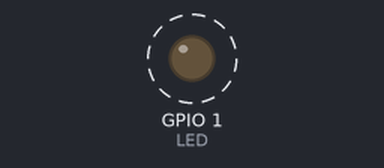
The sketch below on a simulated ESP8266 (NodeMCU). On the bench: output pins drawn as LEDs (lit = HIGH). Dashed ring = blinking. WiFi joins after 1.5 s; servers stay silent unless stated; no MQTT or app messages arrive unless stated.

Above: at 3.7 s.
Timing chart, 0 to 6.5 s (numbered marks = the images above):
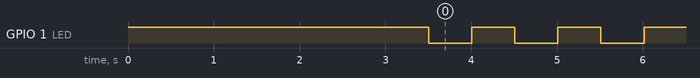

The sketch:

main-tank-level-sensor-sr04m-2-test.ino
```cpp
/*
*****************************************************
* Water level sensor using SR04M-2 - Pilot 13-Mar-2022
*****************************************************
*/
#include <PubSubClient.h>
#include <ESP8266WiFi.h>
#include <SoftwareSerial.h>

#define ITERATIONS     5 // Number of iterations.
#define TRIGGER_PIN    2 // Arduino pin tied to trigger pin on ping sensor.
#define ECHO_PIN       3 // Arduino pin tied to echo pin on ping sensor.
#define MAX_DISTANCE 200 // Maximum distance (in cm) to ping.
#define PING_INTERVAL 33 // Milliseconds between sensor pings (29ms is about the min to avoid cross-sensor echo).


// WiFI/MQTT Configuration Setup

#define MQTT_SERVER "atgl.udayakumarn.in"

const char* ssid = "atgl-s24-wifi-hotspot";
const char* password = "uday1-mifi";


const char* controlTopic = "/ATGL/main-tank-level";
const char* confirmTopic = "/ATGL/confirm";
const char* stTankId     = "main-tank-level";
const char* stSSID      = "borepump/ssid";
const char* stMQTT      = "borepump/mqtt";

static int   ReconnectTrials = 0;

#define WIFI_RECONNECT_DELAY 15000
#define MQTT_RECONNECT_DELAY 30000
#define TANK_TEST_FREQUENCY  15000
#define TRIG_PIN 2
#define ECHO_PIN 3

// GPIO-2 > TRIGGER | GPIO-3 > ECHO

WiFiClient wifiClient;
PubSubClient client(wifiClient);
SoftwareSerial jsnSerial(TRIG_PIN, ECHO_PIN);

void reconnect(bool);

void Confirm(const char *subTopic, const char *msg) {
  static char tmpBuf[50];
  if (client.connected()){
    if (subTopic) {
      sprintf(tmpBuf, "%s/%s",confirmTopic, subTopic);
      client.publish(tmpBuf, msg, false);
    }
    else
      client.publish(confirmTopic, msg, false);
  }
}

static int lastMeasure=0;
void publishStatus() {
    // Let us publish last measurement
    char msgBuf[20];
    sprintf(msgBuf,"%d", lastMeasure);
    Confirm(stTankId, msgBuf);
}

void callback(char* topic, byte* payload, unsigned int length) {

  //convert topic to string to make it easier to work with
  String topicStr = topic;
  String payloadStr = (char *)payload;
  char payloadBuf[15];
  short int i;

  for (i=0; i<length; i++)
    payloadBuf[i] = payloadStr[i];
  payloadBuf[i] = '\0';

  //Print out some debugging info
  // Serial.println("Callback update.");
  // Serial.print("Topic: ");
  // Serial.println(topicStr);
  // Serial.println(payloadBuf);

  if (!strcmp(payloadBuf, "Status")){
    publishStatus();
  }
}

static long lastMillis;
static long lastSonarCheck;

//
// LED flashing dataset
const int LED = 1;
const int ledFlash = 500;
static long currentMillis;
static int ledState = HIGH;
//

//
// Flash LED to show we are up and running
//


void toggleLED() {
   long now = millis();
   if (now < currentMillis + ledFlash)
       return;
//   Serial.println(".");
   currentMillis = now;
   if (ledState == HIGH)
       ledState = LOW;
   else
       ledState = HIGH;
   digitalWrite(LED, ledState);
}

void setup() {

  // Serial.begin (115200);

  pinMode(LED, OUTPUT);
  digitalWrite(LED, ledState);
/*
  pinMode(TRIG_PIN, OUTPUT);
  pinMode(ECHO_PIN, INPUT);
*/
  jsnSerial.begin(9600);
  client.setServer(MQTT_SERVER, 1883);
  client.setCallback(callback);

  //start wifi subsystem
  WiFi.mode(WIFI_STA);
  WiFi.begin(ssid, password);
  // attempt to connect to the WIFI network and then connect to the MQTT server
  // Initial call to reconnect should have a boolean TRUE argument
  reconnect(true);
  //wait a bit before starting the main loop
  delay(2000);

  lastMillis = millis();
  lastSonarCheck = lastMillis;
}

#define SONAR_CHECK_INTERVAL 200
#define BUFFER_SIZE 10

int my_index = 0;
bool firstCycleDone = false;
int measures[BUFFER_SIZE];

int averageDistance() {
  int i;
  int sum = 0;
  for (i=0; i <BUFFER_SIZE; i++)
    sum += measures[i];
  return (sum/BUFFER_SIZE);
}

int getDistance(){
  unsigned int distance;
  byte startByte, h_data, l_data, sum = 0;
  byte buf[3];

  startByte = (byte)jsnSerial.read();
  if(startByte ==255){
    jsnSerial.readBytes(buf, 3);
    h_data = buf[0];
    l_data = buf[1];
    sum = buf[2];
    distance = (h_data<<8) + l_data;
    if((( h_data + l_data)) != sum){
       return(999);
    }
    else{
       return(distance/10);
    }
  }
  else {
    delay(100);
    return (-1);
  }

}

int ping_cm(){
/*
  digitalWrite(TRIG_PIN, LOW);
  delayMicroseconds(2);
  digitalWrite(TRIG_PIN, HIGH);
  delayMicroseconds(10);
  digitalWrite(TRIG_PIN, LOW);
*/
  int distance = -1;
  jsnSerial.write(0x01);
   delay(10);
  if(jsnSerial.available()){
    distance = getDistance();
  }
  return distance;
}

void loop() {
  long now = millis();
  bool statusTime = false;
  toggleLED();

  if ((lastSonarCheck + SONAR_CHECK_INTERVAL) <= now) {
    if (!firstCycleDone) {
      measures[my_index++] = ping_cm();
      // Serial.print("D : ");
      // Serial.print(measures[my_index - 1]);
      // Serial.println(" cm");
      lastSonarCheck = millis();
      if (my_index >= BUFFER_SIZE) {
        firstCycleDone = true;
        lastMeasure = averageDistance();
        statusTime = true;
        my_index = 0;
      }
    } else {
      measures[my_index++] = ping_cm();
      // Serial.print("D : ");
      // Serial.print(measures[my_index - 1]);
      // Serial.println(" cm");
      lastSonarCheck = millis();
      if (my_index >= BUFFER_SIZE) {
        lastMeasure = averageDistance();
        statusTime = true;
        my_index = 0;
      }
    }
  }

  //check & reconnect if connection is lost
  if (!client.connected()) {
    if (WiFi.status() != WL_CONNECTED) {
      // WiFi disconnected. We will wait for 2.5 minutes and
      // try reconnecting
      ReconnectTrials++;
      if (ReconnectTrials > WIFI_RECONNECT_DELAY) {
        // Serial.println("Reconnecting...");
        reconnect(false);
      }
    }
    else {
      // Reconnect to MQTT ASAP if we did not lose WiFi
      reconnect(false);
    }
  }
  if (client.connected()) {
    ReconnectTrials = 0;
    //maintain MQTT connection
    client.loop();
    if (statusTime) {
      publishStatus();
      statusTime = false;
    }
  }

  //MUST delay to allow ESP8266 WIFI functions to run
  delay(10);

}

#define MAX_WIFI_RETRY_COUNT 10

static unsigned long lastMQTTchk = 0;

void reconnect(bool initial) {
  int reconnect_attempt = 0;
  int currMQTTchk = 0;
  //attempt to connect to the wifi if connection is lost
  if(WiFi.status() != WL_CONNECTED){
    //debug printing
    // Serial.print("Connecting to ");
    // Serial.println(ssid);
    if (!initial) {
      WiFi.disconnect();
      delay(1000);
      WiFi.begin(ssid, password);
    }
    //loop while we wait for connection
    while (WiFi.status() != WL_CONNECTED) {
      delay(500);
      // Serial.print(".");
      reconnect_attempt ++;
      if (reconnect_attempt >= MAX_WIFI_RETRY_COUNT)
      {
        return ;
      }
    }
    Confirm(stSSID , ssid);
    //print out some more debug once connected
    // Serial.println("");
    // Serial.println("WiFi connected");
    // Serial.println("IP address: ");
    // Serial.println(WiFi.localIP());
  }

  // make sure we are connected to WIFI before attempting
  // to connect to MQTT
  if(WiFi.status() == WL_CONNECTED){
    currMQTTchk = millis();
    if (currMQTTchk - lastMQTTchk > MQTT_RECONNECT_DELAY ) {
      if (!client.connected()) {
        // Serial.print("Client status is : ");
        // Serial.println(client.state());
        client.disconnect();
        // Serial.print("Attempting MQTT connection...");

        // Generate client name based on MAC address and last 8 bits of microsecond counter
        String clientName;
        clientName += "esp8266-";
        uint8_t mac[6];
        WiFi.macAddress(mac);
//        clientName += macToStr(mac);

        //if connected, subscribe to the topic(s) we want to be notified about

//        if (client.connect((char*) clientName.c_str()), "uday", "swim2sea") {
          if (client.connect("atgl-tank-sensor1", "uday", "swim2sea")) {
          // Serial.println("\tMQTT Connected");
          // Serial.print("Client status is : ");
          // Serial.println(client.state());
          client.subscribe(controlTopic);
          Confirm(stMQTT , MQTT_SERVER);
        }

        //otherwise print failed for debugging
        else{
          // Serial.print("\tFailed. rc=");
          // Serial.println(client.state());
          // abort();
        }
      }
      lastMQTTchk = currMQTTchk ;
    }
  }
}

//generate unique name from MAC addr
//String macToStr(const uint8_t* mac){
//  String result = "";
//  for (int i = 0; i < 6; ++i) {
//    result += String(mac[i], 16);
//
//    if (i < 5){
//      result += ':';
//    }
//  }
//
//  Serial.println(result);
//  return result;
//}

 /*
const unsigned int TRIG_PIN=13; //RX
const unsigned int ECHO_PIN=12; //TX
const unsigned int BAUD_RATE=115200;

void setup() {
  pinMode(TRIG_PIN, OUTPUT);
  pinMode(ECHO_PIN, INPUT);
  Serial.begin(BAUD_RATE);
}

void loop() {
  digitalWrite(TRIG_PIN, LOW);
  delayMicroseconds(2);
  digitalWrite(TRIG_PIN, HIGH);
  delayMicroseconds(10);
  digitalWrite(TRIG_PIN, LOW);

  const unsigned long duration= pulseIn(ECHO_PIN, HIGH);
  int distance= duration/29/2;
  if(duration==0){
    Serial.println("Warning: no pulse from sensor");
  } else {
    Serial.print("distance to nearest object:");
    Serial.println(distance);
    Serial.println(" cm");
  }
  delay(100);
}
*/
```

Measured:
- by itself, GPIO 1 (LED): alternates HIGH for 0.50 s and LOW for 0.50 s
